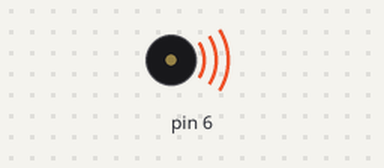
Recording of a sketch running on a simulated Arduino Uno, built with avr-gcc and run on an emulated ATmega328P. Parts: buzzer (waves = sounding).

Above: at 1.0 s.
At 5.5 s:
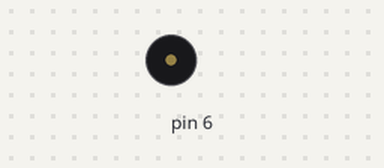
Timing chart, 0 to 6.9 s (numbered marks = the images above):
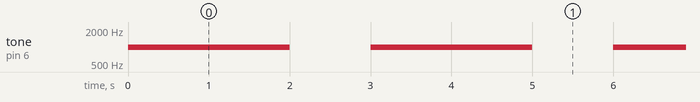

Measured:
- by itself, tone on pin 6: alternates 1000 Hz for 2.0 s and silent for 1.0 s

The sketch:

LM386.ino
```cpp
// Generate a square wave tone on pin 9
void setup() {
  pinMode(6, OUTPUT);
}

void loop() {
  tone(6, 1000);  // 1kHz tone
  delay(2000);    // Play for 2 seconds
  noTone(6);
  delay(1000);    // Pause for 1 second
}
```
